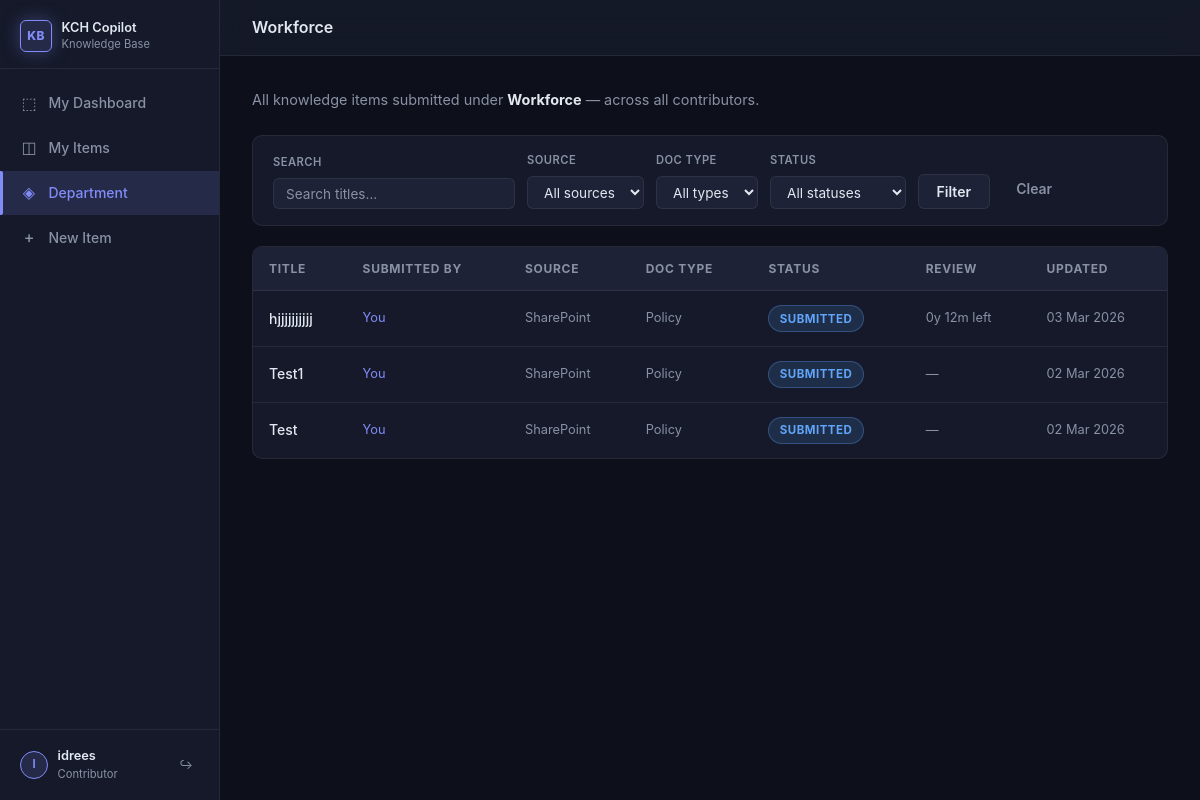
Page /app/department (signed in) on the committed database.
### models.py (models this page shows)
class User(Base):
    __tablename__ = "users"
    id = Column(Integer, primary_key=True, autoincrement=True)
    username = Column(String, unique=True, nullable=False)
    password_hash = Column(String, nullable=False)
    is_admin = Column(Boolean, default=False)
    is_active = Column(Boolean, default=True)
    department_id = Column(Integer, ForeignKey("departments.id", ondelete="SET NULL"), nullable=True)
    created_at = Column(DateTime, default=datetime.utcnow)
    last_login = Column(DateTime, nullable=True)
    department = relationship("Department", back_populates="users")
    items = relationship("KnowledgeItem", back_populates="owner")
    status_changes = relationship("StatusHistory", back_populates="changed_by")
    audit_logs = relationship("AuditLog", back_populates="actor")

class Department(Base):
    __tablename__ = "departments"
    id = Column(Integer, primary_key=True, autoincrement=True)
    name = Column(String, unique=True, nullable=False)
    created_at = Column(DateTime, default=datetime.utcnow)
    users = relationship("User", back_populates="department")
    items = relationship("KnowledgeItem", back_populates="department")

class KnowledgeItem(Base):
    __tablename__ = "knowledge_items"
    id = Column(Integer, primary_key=True, autoincrement=True)
    title = Column(String, nullable=False)
    summary = Column(Text, nullable=True)
    text_content = Column(Text, nullable=True)
    source_id = Column(Integer, ForeignKey("sources.id"), nullable=True)
    department_id = Column(Integer, ForeignKey("departments.id"), nullable=True)
    document_type_id = Column(Integer, ForeignKey("document_types.id"), nullable=True)
    owner_id = Column(Integer, ForeignKey("users.id"), nullable=False)
    status_id = Column(Integer, ForeignKey("statuses.id"), nullable=True)
    is_locked = Column(Boolean, default=False)
    review_due_date = Column(DateTime, nullable=True)
    created_at = Column(DateTime, default=datetime.utcnow)
    updated_at = Column(DateTime, default=datetime.utcnow, onupdate=datetime.utcnow)
    source = relationship("Source", back_populates="items")
    department = relationship("Department", back_populates="items")
    document_type = relationship("DocumentType", back_populates="items")
    owner = relationship("User", back_populates="items")
    status = relationship("Status", back_populates="items")
    files = relationship("ItemFile", back_populates="item", cascade="all, delete-orphan")
    status_history = relationship("StatusHistory", back_populates="item", order_by="StatusHistory.created_at")

class Source(Base):
    __tablename__ = "sources"
    id = Column(Integer, primary_key=True, autoincrement=True)
    name = Column(String, nullable=False)
    description = Column(Text, nullable=True)
    is_active = Column(Boolean, default=True)
    created_at = Column(DateTime, default=datetime.utcnow)
    items = relationship("KnowledgeItem", back_populates="source")

class DocumentType(Base):
    __tablename__ = "document_types"
    id = Column(Integer, primary_key=True, autoincrement=True)
    name = Column(String, unique=True, nullable=False)
    created_at = Column(DateTime, default=datetime.utcnow)
    items = relationship("KnowledgeItem", back_populates="document_type")

class Status(Base):
    __tablename__ = "statuses"
    id = Column(Integer, primary_key=True, autoincrement=True)
    name = Column(String, nullable=False)
    sort_order = Column(Integer, default=0)
    admin_only = Column(Boolean, default=False)
    color_class = Column(String, default="status-default")
    is_active = Column(Boolean, default=True)
    items = relationship("KnowledgeItem", back_populates="status")
    history_from = relationship(
        "StatusHistory", foreign_keys="StatusHistory.from_status_id", back_populates="from_status"
    )
    history_to = relationship(
        "StatusHistory", foreign_keys="StatusHistory.to_status_id", back_populates="to_status"
    )

### routers/app.py (the view)
@router.get("/department", response_class=HTMLResponse)
async def department_items(
    request: Request,
    session: dict = Depends(require_session),
    db: Session = Depends(get_db),
    status_id: int = None,
    document_type_id: int = None,
    source_id: int = None,
    q: str = None,
):
    user = _get_user(session, db)
    if not user or not user.department_id:
        return templates.TemplateResponse("app/department.html", {
            "request": request,
            "no_department": True,
            "items": [],
            "department": None,
            "statuses": [],
            "document_types": [],
            "sources": [],
            "filters": {},
        })
    query = db.query(KnowledgeItem).filter(
        KnowledgeItem.department_id == user.department_id
    )
    if status_id:
        query = query.filter(KnowledgeItem.status_id == status_id)
    if document_type_id:
        query = query.filter(KnowledgeItem.document_type_id == document_type_id)
    if source_id:
        query = query.filter(KnowledgeItem.source_id == source_id)
    if q:
        query = query.filter(KnowledgeItem.title.ilike(f"%{q}%"))
    items = query.order_by(KnowledgeItem.updated_at.desc()).all()
    return templates.TemplateResponse("app/department.html", {
        "request": request,
        "no_department": False,
        "items": items,
        "department": user.department,
        "statuses": db.query(Status).filter(Status.is_active == True).order_by(Status.sort_order).all(),
        "document_types": db.query(DocumentType).order_by(DocumentType.name).all(),
        "sources": db.query(Source).filter(Source.is_active == True).order_by(Source.name).all(),
        "filters": {
            "status_id": status_id,
            "document_type_id": document_type_id,
            "source_id": source_id,
            "q": q or "",
        },
    })

### templates/app/department.html (shortened to what this page needs)
{% extends "base.html" %}
{% block page_title %}{{ department.name if department else "Department" }}{% endblock %}
{% block content %}
{% if no_department %}
  <div class="empty-state">
    <h3>No department assigned</h3>
    <p>You haven't been assigned to a department yet. Contact an administrator to be added to one.</p>
  </div>
{% else %}
  <p class="text-muted" style="margin-bottom:1.5rem;font-size:.9rem;">
    All knowledge items submitted under <strong style="color:var(--text);">{{ department.name }}</strong> — across all contributors.
  </p>
  <form method="get" action="/app/department">
    <div class="filters-bar">
      <div class="form-group">
        <label class="field-label">Search</label>
        <input type="text" name="q" class="field-input" placeholder="Search titles…" value="{{ filters.q }}">
      </div>
      <div class="form-group">
        <label class="field-label">Source</label>
        <select name="source_id" class="field-select">
          <option value="">All sources</option>
        </select>
      </div>
      <div class="form-group">
        <label class="field-label">Doc type</label>
        <select name="document_type_id" class="field-select">
          <option value="">All types</option>
        </select>
      </div>
      <div class="form-group">
        <label class="field-label">Status</label>
        <select name="status_id" class="field-select">
          <option value="">All statuses</option>
        </select>
      </div>
      <div class="form-group" style="display:flex;align-items:flex-end;gap:.5rem;">
        <button type="submit" class="btn btn-secondary">Filter</button>
        <a href="/app/department" class="btn btn-ghost">Clear</a>
      </div>
    </div>
  </form>
  {% if items %}
  <div class="table-wrap">
    <table>
      <thead>
        <tr>
          <th>Title</th>
          <th>Submitted by</th>
          <th>Source</th>
          <th>Doc type</th>
          <th>Status</th>
          <th>Review</th>
          <th>Updated</th>
        </tr>
      </thead>
      <tbody>
        {% for item in items %}
        <tr>
          <td>
            <a href="/app/department/items/{{ item.id }}" style="color:var(--text);font-weight:500;">{{ item.title }}</a>
          </td>
          <td class="text-sm">
            {% if item.owner_id == current_user_id(request) %}
              <span style="color:var(--accent);">You</span>
            {% else %}
              <span class="text-muted">{{ item.owner.username if item.owner else "—" }}</span>
            {% endif %}
          </td>
          <td class="text-sm text-muted">{{ item.source.name if item.source else "—" }}</td>
          <td class="text-sm text-muted">{{ item.document_type.name if item.document_type else "—" }}</td>
          <td>
            {% if item.status %}
            <span class="badge {{ item.status.color_class }}">{{ item.status.name }}</span>
            {% else %}—{% endif %}
          </td>
          <td class="text-sm text-muted">{{ review_label(item.review_due_date) or "—" }}</td>
          <td class="text-sm text-muted">{{ item.updated_at.strftime("%d %b %Y") if item.updated_at else "—" }}</td>
        </tr>
        {% endfor %}
      </tbody>
    </table>
  </div>
  {% endif %}
{% endif %}
{% endblock %}

### templates/base.html (shortened to what this page needs)
<!DOCTYPE html>
<html lang="en">
<head>
  <link rel="stylesheet" href="/static/style.css">
</head>
<body>
<div class="shell">
  <nav class="sidebar">
    <div class="sidebar-logo">
      <div class="logo-mark">
        <div class="logo-icon">KB</div>
        <div class="logo-text">
          KCH Copilot
          <div class="logo-sub">Knowledge Base</div>
        </div>
      </div>
    </div>
    <div class="nav-section">
      <a href="/app/dashboard" class="nav-item {% if '/app/dashboard' in request.url.path %}active{% endif %}">
        <span class="nav-icon">⬚</span> My Dashboard
      </a>
      <a href="/app/items" class="nav-item {% if '/app/items' in request.url.path and '/app/items/new' not in request.url.path and '/app/department' not in request.url.path %}active{% endif %}">
        <span class="nav-icon">◫</span> My Items
      </a>
      <a href="/app/department" class="nav-item {% if '/app/department' in request.url.path %}active{% endif %}">
        <span class="nav-icon">◈</span> Department
      </a>
      <a href="/app/items/new" class="nav-item {% if '/app/items/new' in request.url.path %}active{% endif %}">
        <span class="nav-icon">+</span> New Item
      </a>
    </div>
    <div class="sidebar-footer">
      <div class="user-chip">
        <div class="user-avatar">{{ current_username(request)[:1] | upper }}</div>
        <div class="user-info">
          <div class="user-name">{{ current_username(request) }}</div>
          <div class="user-role">{% if is_admin(request) %}Admin{% else %}Contributor{% endif %}</div>
        </div>
        <a href="/logout" class="logout-btn" title="Sign out">↪</a>
      </div>
    </div>
  </nav>
  <div class="main-wrap">
    <header class="top-header">
      <span class="page-title">{% block page_title %}{% endblock %}</span>
    </header>
    <main class="page-content">
      {% block content %}{% endblock %}
    </main>
  </div>
</div>
</body>
</html>

### rows in the picture
User: username "idrees"
Department: name "Workforce"
KnowledgeItem: title "hjjjjjjjjjj", shows "You", source "SharePoint", document_type "Policy", status.name "SUBMITTED", review_due_date "0y 12m left", updated_at "03 Mar 2026"
KnowledgeItem: title "Test1", shows "You", source "SharePoint", document_type "Policy", status.name "SUBMITTED", review_due_date "—", updated_at "02 Mar 2026"
KnowledgeItem: title "Test", shows "You", source "SharePoint", document_type "Policy", status.name "SUBMITTED", review_due_date "—", updated_at "02 Mar 2026"

### other values in the picture
{{ current_username(request)[:1] | upper }} "I"
